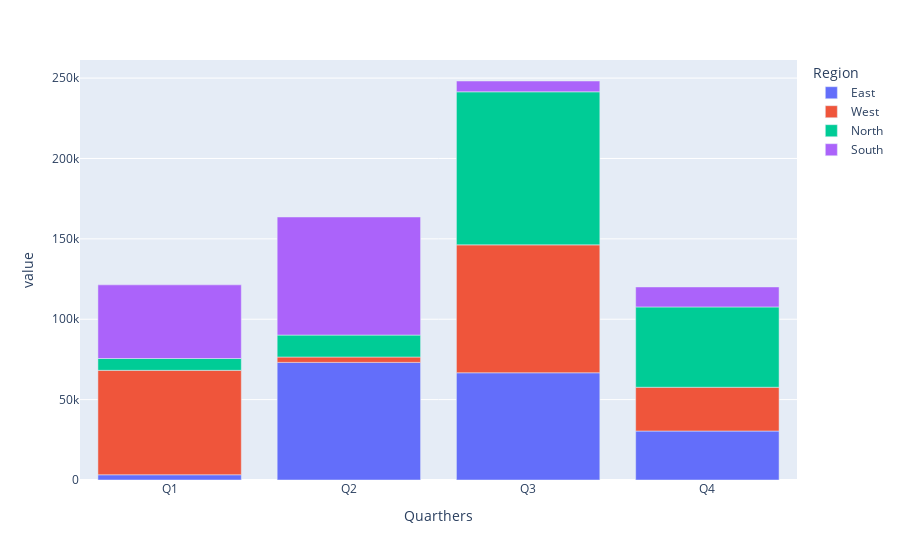

This figure's notebook cell:
### Code cell
datas.plot(kind="bar")

### Figure 1 — Plotly figure (JSON) as saved in the notebook; plotly's stock layout.template omitted (floating-point values rounded to 4 significant figures)
{"data": [{"alignmentgroup": "True", "hovertemplate": "Region=East<br>Quarthers=%{x}<br>value=%{y}<extra></extra>", "legendgroup": "East", "marker": {"color": "#636efa", "pattern": {"shape": ""}}, "name": "East", "offsetgroup": "East", "orientation": "v", "showlegend": true, "textposition": "auto", "type": "bar", "x": ["Q1", "Q2", "Q3", "Q4"], "xaxis": "x", "y": [3250.0, 73160.0, 66690.0, 30470.0], "yaxis": "y"}, {"alignmentgroup": "True", "hovertemplate": "Region=West<br>Quarthers=%{x}<br>value=%{y}<extra></extra>", "legendgroup": "West", "marker": {"color": "#EF553B", "pattern": {"shape": ""}}, "name": "West", "offsetgroup": "West", "orientation": "v", "showlegend": true, "textposition": "auto", "type": "bar", "x": ["Q1", "Q2", "Q3", "Q4"], "xaxis": "x", "y": [64970.0, 3337.0, 79570.0, 27230.0], "yaxis": "y"}, {"alignmentgroup": "True", "hovertemplate": "Region=North<br>Quarthers=%{x}<br>value=%{y}<extra></extra>", "legendgroup": "North", "marker": {"color": "#00cc96", "pattern": {"shape": ""}}, "name": "North", "offsetgroup": "North", "orientation": "v", "showlegend": true, "textposition": "auto", "type": "bar", "x": ["Q1", "Q2", "Q3", "Q4"], "xaxis": "x", "y": [7362.0, 13650.0, 95210.0, 49960.0], "yaxis": "y"}, {"alignmentgroup": "True", "hovertemplate": "Region=South<br>Quarthers=%{x}<br>value=%{y}<extra></extra>", "legendgroup": "South", "marker": {"color": "#ab63fa", "pattern": {"shape": ""}}, "name": "South", "offsetgroup": "South", "orientation": "v", "showlegend": true, "textposition": "auto", "type": "bar", "x": ["Q1", "Q2", "Q3", "Q4"], "xaxis": "x", "y": [45800.0, 73460.0, 6718.0, 12440.0], "yaxis": "y"}], "layout": {"barmode": "relative", "legend": {"title": {"text": "Region"}, "tracegroupgap": 0}, "margin": {"t": 60}, "xaxis": {"anchor": "y", "domain": [0, 1], "title": {"text": "Quarthers"}}, "yaxis": {"anchor": "x", "domain": [0, 1], "title": {"text": "value"}}}}
